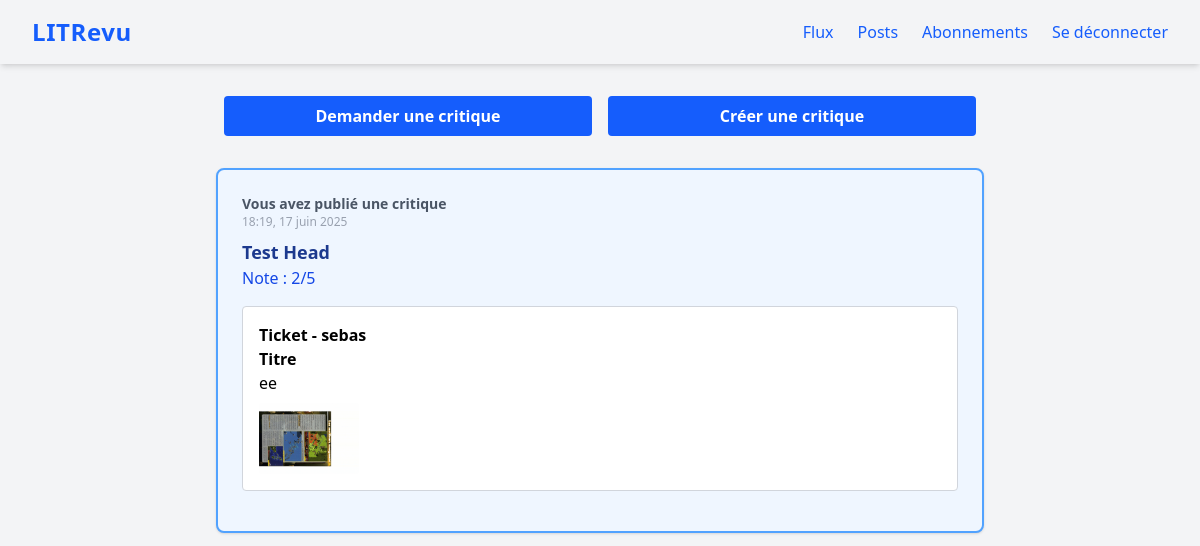
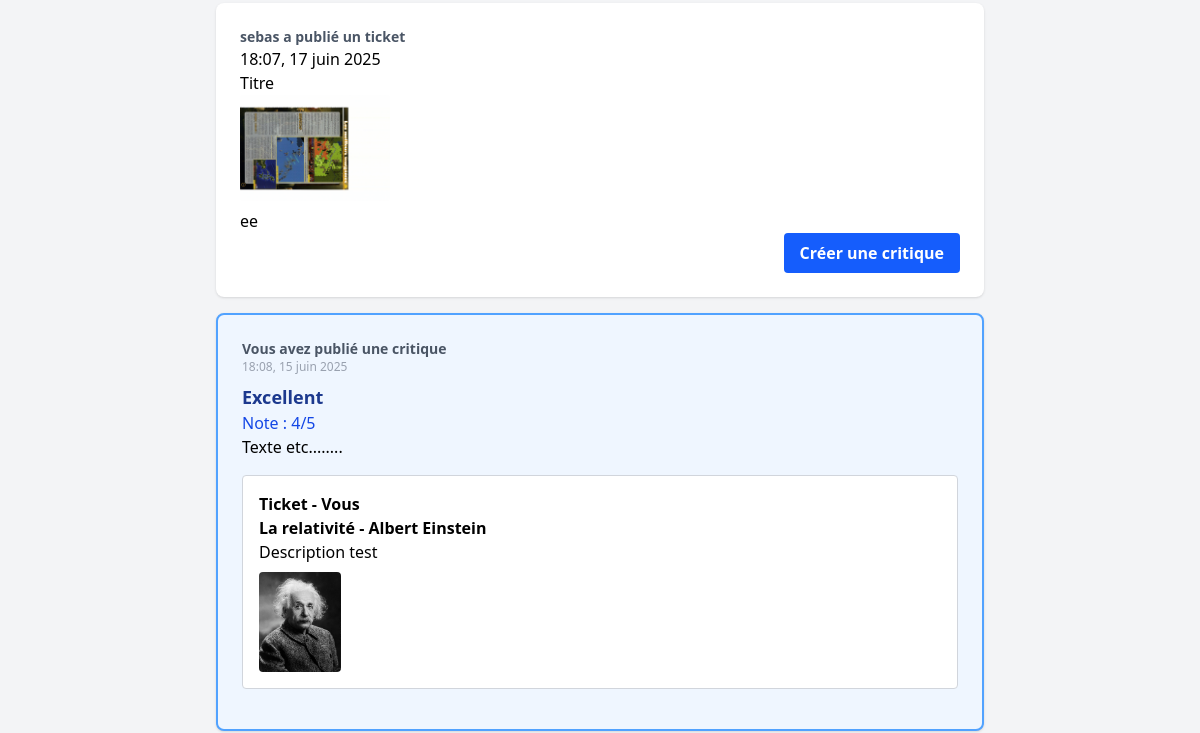
/flux/ (signed in, upper part), run on an earlier commit of the app's database (2 pictures, top to bottom).
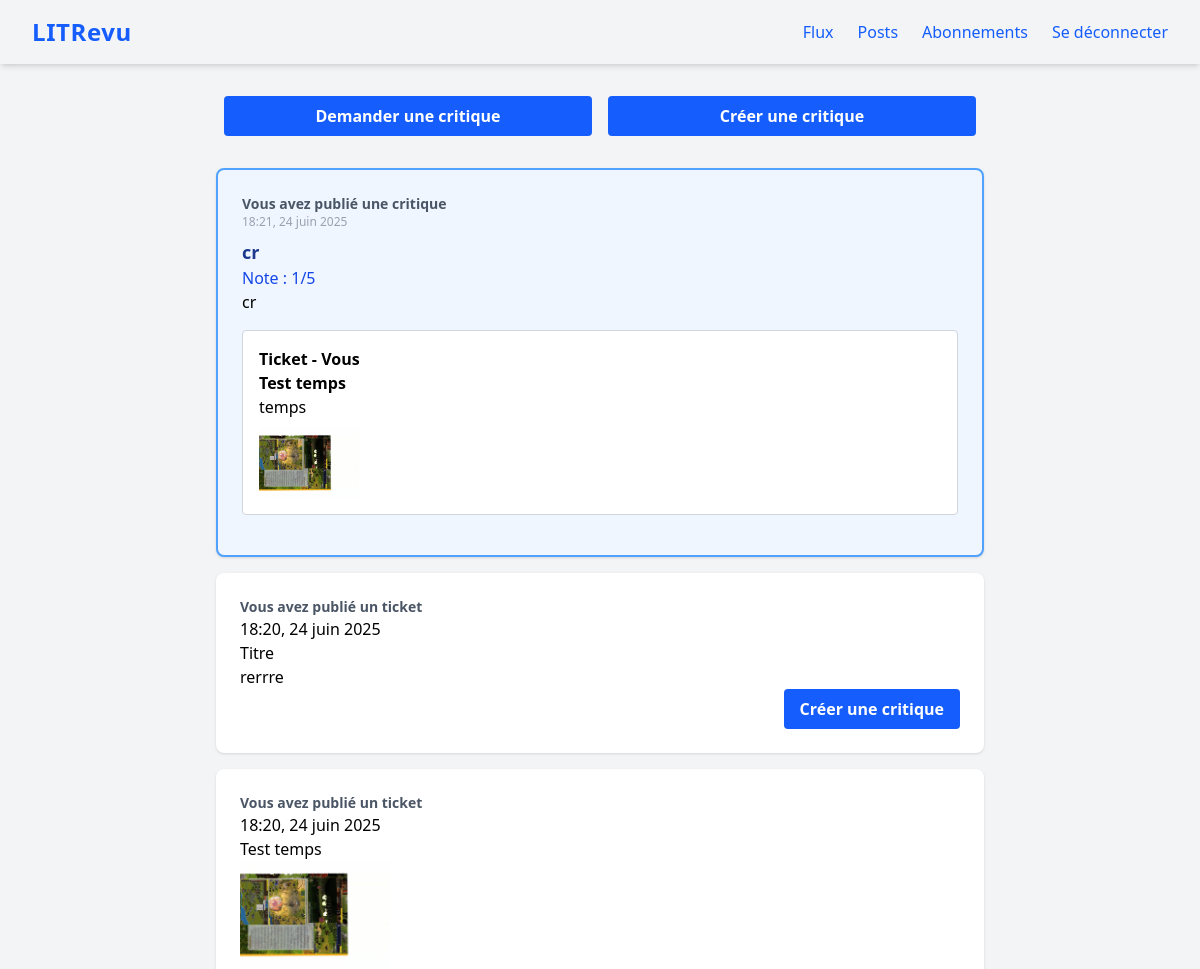
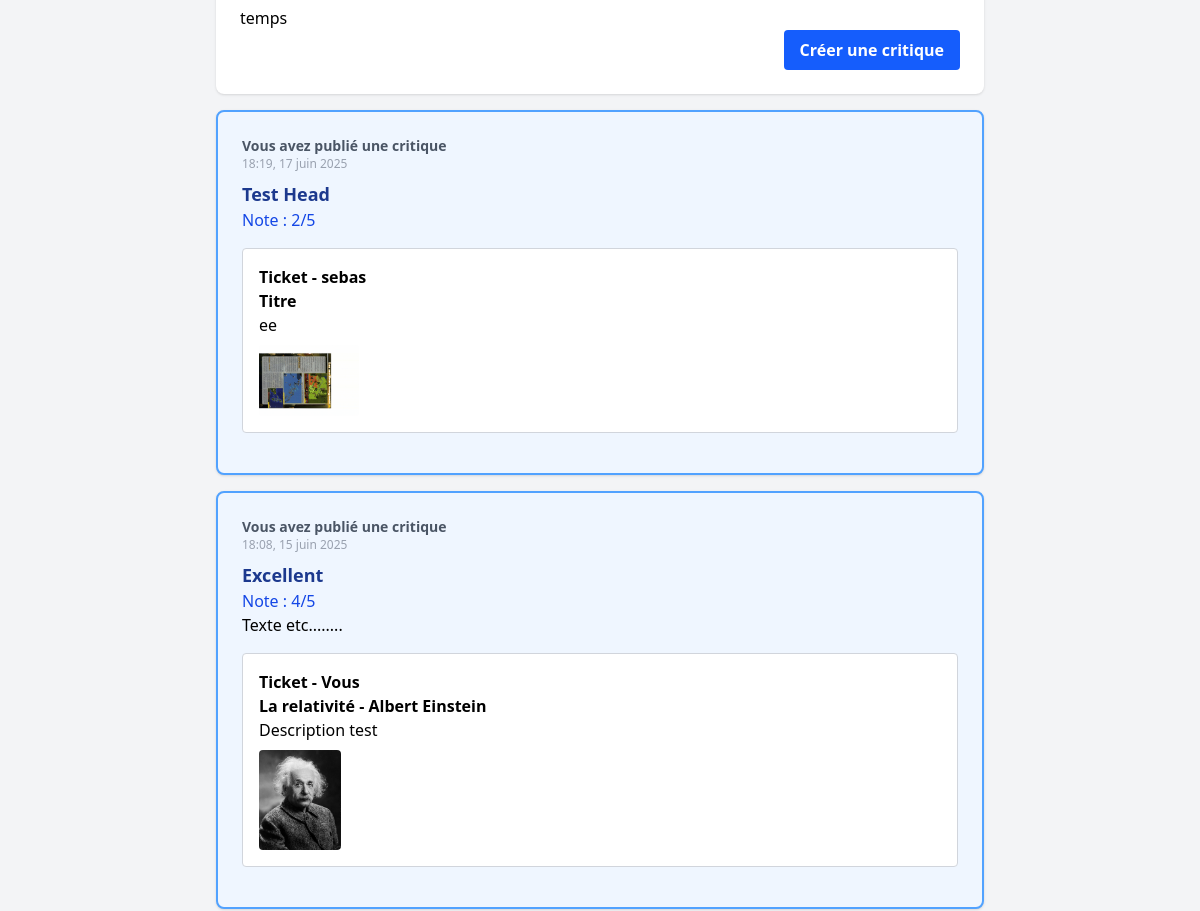
And on a later commit of the database (2 pictures, top to bottom).
### review/models.py (models this page shows, shortened)
class Review(models.Model):
    ticket = models.ForeignKey(to=Ticket, on_delete=models.CASCADE)
    rating = models.PositiveSmallIntegerField(
        validators=[MinValueValidator(0), MaxValueValidator(5)])
    headline = models.CharField(max_length=128)
    body = models.CharField(max_length=8192, blank=True)
    user = models.ForeignKey(
        to=settings.AUTH_USER_MODEL, on_delete=models.CASCADE)
    time_created = models.DateTimeField(auto_now_add=True)
    class Meta:
        permissions = [
            ("change_own_review", "Peut modifier sa propre critique"),
        ]

class Ticket(models.Model):
    title = models.CharField(max_length=128, default="Titre")
    description = models.CharField(max_length=2048, blank=True)
    user = models.ForeignKey(
        to=settings.AUTH_USER_MODEL, on_delete=models.CASCADE)
    image = models.ImageField(blank=True, null=True)
    time_created = models.DateTimeField(default=timezone.now)
    class Meta:
        permissions = [
            ("change_own_ticket", "Peut modifier son propre ticket"),
        ]

### authentication/models.py (models this page shows)
class User(AbstractUser):
    follows = models.ManyToManyField(
        'self',
        symmetrical=False,
        verbose_name='suit'
    )

### review/views.py (the view)
# urls.py: path('flux/', review.views.flux, name='flux'),
@login_required
def flux(request):
    followed_users = models.UserFollows.objects.filter(user=request.user).values_list('followed_user', flat=True)
    users_to_show = list(followed_users) + [request.user.id]
    tickets = models.Ticket.objects.filter(user__id__in=users_to_show).annotate(post_type=Value('ticket', output_field=CharField()))
    reviews = models.Review.objects.filter(user__id__in=users_to_show).annotate(post_type=Value('review', output_field=CharField()))
    user_tickets = models.Ticket.objects.filter(user=request.user)
    reviews_on_user_tickets = models.Review.objects.filter(ticket__in=user_tickets).annotate(post_type=Value('review', output_field=CharField()))
    reviews = reviews | reviews_on_user_tickets  # Utilisez union si reviews est un QuerySet
    flux = sorted(
        list(tickets) + list(reviews),
        key=lambda obj: obj.time_created,
        reverse=True
    )
    return render(request, 'review/flux.html', context={'flux': flux}, )

### review/templates/review/flux.html
{% extends 'base.html' %}
{% block content %}
    <div class="flex gap-4 items-center mb-8 w-full px-2">
        <a href="{% url 'ticket-create' %}" class="flex-1 mx-6">
            <button type="button" class="w-full bg-blue-600 text-white px-4 py-2 rounded hover:bg-blue-700 font-semibold transition">Demander une critique</button>
        </a>
        <a href="{% url 'review-create' %}" class="flex-1 mx-6">
            <button type="button" class="w-full bg-blue-600 text-white px-4 py-2 rounded hover:bg-blue-700 font-semibold transition">Créer une critique</button>
        </a>
    </div>
    <div class="grid-container">
        {% for post in flux %}
            {% if post.post_type == 'review' %}
                <div class="border-2 border-blue-400 bg-blue-50 rounded-lg shadow p-6 mb-4">
                    <p class="text-sm text-gray-600 font-semibold">{% if post.user == user %}Vous avez publié une critique{% else %}{{ post.user }} a publié une critique{% endif %}</p>
                    <p class="text-xs text-gray-400 mb-2">{{ post.time_created|date:"H:i, d F Y" }}</p>
                    <h3 class="font-bold text-lg text-blue-900">{{ post.headline }}</h3>
                    <p class="text-blue-700">Note : {{ post.rating }}/5</p>
                    <p class="mb-2">{{ post.body }}</p>
                    <div class="border border-gray-300 bg-white rounded p-4 my-4">
                        <span class="font-semibold">Ticket - {% if post.ticket.user == user %}Vous{% else %}{{ post.ticket.user }}{% endif %}</span><br>
                        <span class="font-bold">{{ post.ticket.title }}</span><br>
                        <span>{{ post.ticket.description }}</span>
                        {% if post.ticket.image %}<br>
                            <img src="{{ post.ticket.image.url }}" alt="Image du ticket {{ post.ticket.title }}" class="max-w-[100px] max-h-[100px] rounded mt-2" />
                        {% endif %}
                    </div>
                </div>
            {% elif post.post_type == 'ticket' %}
                <div class="bg-white rounded-lg shadow p-6 mb-4">
                    <p class="text-sm text-gray-600 font-semibold">{% if post.user == user %}Vous avez publié un ticket{% else %}{{ post.user }} a publié un ticket{% endif %}</p>
                    {% include "review/_ticket.html" %}
                    <div style="text-align: right; width: 100%;">
                        <a href="{% url 'review-create-for-ticket' post.id %}">
                            <button type="button" class="bg-blue-600 text-white px-4 py-2 rounded hover:bg-blue-700 font-semibold transition">Créer une critique</button>
                        </a>
                    </div>
                </div>
            {% endif %}
        {% endfor %}
    </div>
{% endblock content %}

### review/templates/review/_ticket.html
<div class="ticket">
    <p>{{ post.time_created|date:"H:i, d F Y" }}</p>
    <h3>{{ post.title }}</h3>
    {% if post.image %}
        <img src="{{ post.image.url }}" alt="Image du ticket {{ post.title }}" class="max-w-[150px] max-h-[150px] rounded mb-2" />
    {% endif %}
    <p>{{ post.description }}</p>
</div>

What changed in the data, as far as the page shows it:
no longer on this page (row unchanged): Ticket: user "sebas", time_created "18:07, 17 juin 2025", title "Titre", image (picture), description "ee"
added Review: shows "Vous avez publié une critique", time_created "18:21, 24 juin 2025", headline "cr", rating "1", body "cr", ticket "Test temps", ticket.description "temps", ticket.image (picture)
added Ticket: shows "Vous avez publié un ticket", time_created "18:20, 24 juin 2025", title "Titre", description "rerrre"
added Ticket: shows "Vous avez publié un ticket", time_created "18:20, 24 juin 2025", title "Test temps", image (picture), description "temps"
